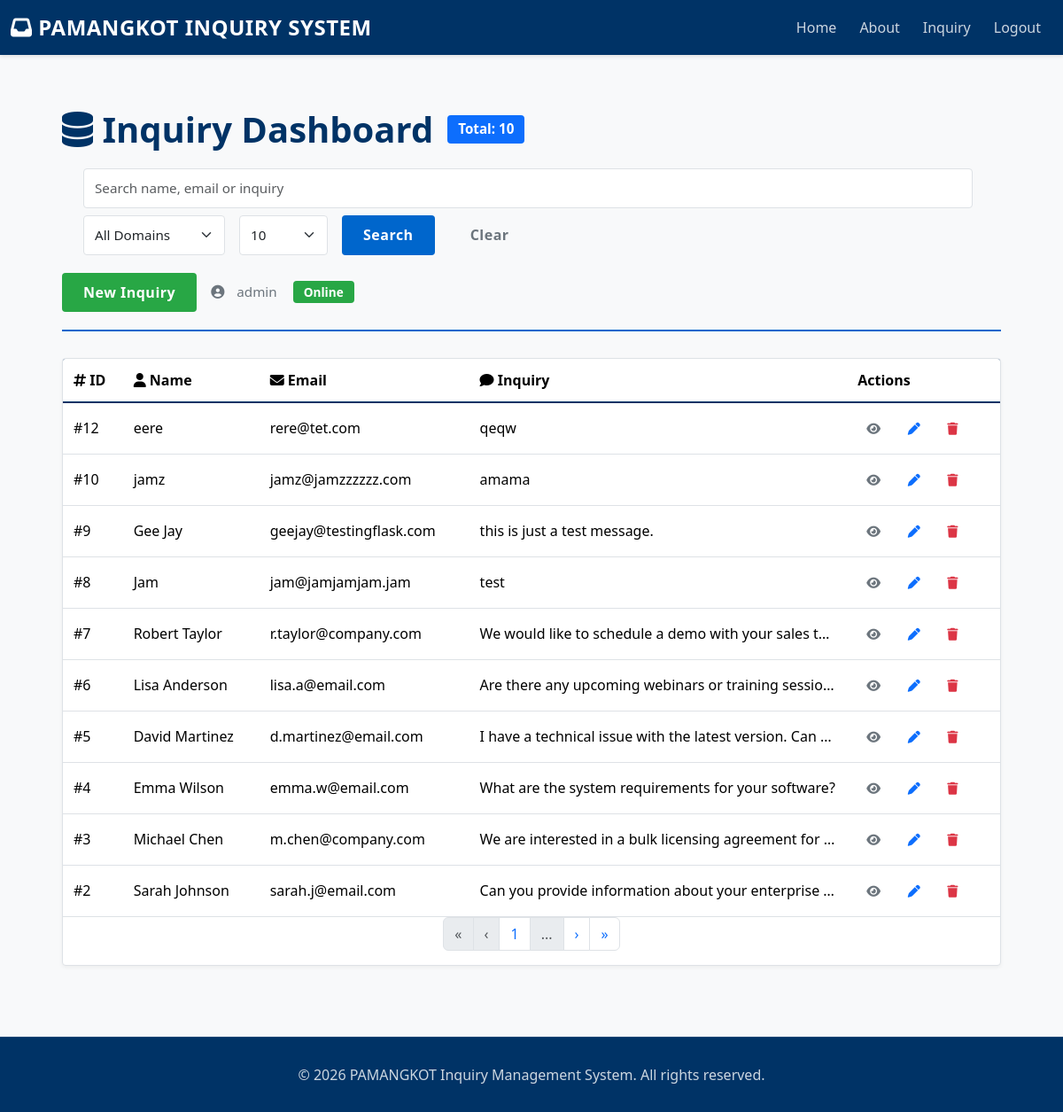
Screenshot of /display?q=&per_page=10&page=-1 (signed in) with the database file from the repository.
### tables this page shows
CREATE TABLE inquiry (id integer primary key autoincrement, name text, email text, inquiry text);

### capstone.py (the view)
@app.route('/display')
def display():
    if 'user_logged_in' not in session:
        flash('Please log in to access the dashboard', 'warning')
        return redirect(url_for('index'))
    initDB()
    page = request.args.get('page', 1, type=int)
    per_page = request.args.get('per_page', 10, type=int)
    q = request.args.get('q', None)
    data, total = getInquiriesFiltered(search=q, page=page, per_page=per_page)
    total_pages = (total + per_page - 1) // per_page if per_page else 1
    return render_template('dashboard.html', data=data, page=page, per_page=per_page, total=total, total_pages=total_pages, q=q)

### capstone.py (called while the page is built, shortened)
def initDB():
    connection = sqlite3.connect("database.db")
    _cursor = connection.cursor()
    _cursor.execute("CREATE TABLE IF NOT EXISTS inquiry (id integer primary key autoincrement, name text, email text, inquiry text)")
    _cursor.execute("CREATE TABLE IF NOT EXISTS users (id integer primary key autoincrement, username text unique, password text)")
    _cursor.close()
    connection.commit()
    connection.close()

def getInquiriesFiltered(search=None, page=None, per_page=None, email_domain=None):
    connection = sqlite3.connect("database.db")
    _cursor = connection.cursor()
    params = []
    where_clauses = []
    if search:
        where_clauses.append("(name LIKE ? OR email LIKE ? OR inquiry LIKE ?)")
        like = f"%{search}%"
        params.extend([like, like, like])
    where_clause = "WHERE " + " AND ".join(where_clauses) if where_clauses else ""
    count_query = f"SELECT COUNT(*) FROM inquiry {where_clause}"
    _cursor.execute(count_query, params)
    total = _cursor.fetchone()[0]
    offset = (page - 1) * per_page
    query = f"SELECT * FROM inquiry {where_clause} ORDER BY id DESC LIMIT ? OFFSET ?"
    params.extend([per_page, offset])
    _cursor.execute(query, params)
    data = _cursor.fetchall()
    _cursor.close()
    connection.close()
    return data, total

### templates/dashboard.html (shortened to what this page needs)
{% extends "base.html" %}
{% block content %}
<div class="dashboard-wrapper">
    <div class="dashboard-container">
        <div class="dashboard-header">
            <div class="d-flex align-items-center header-left">
                <h1 class="mb-0"><i class="fas fa-database"></i> Inquiry Dashboard</h1>
                <span class="badge bg-primary ms-3" style="font-size:0.95rem; padding:8px 12px;">Total: {{ data|count }}</span>
            </div>
            <div class="header-middle flex-grow-1 mx-4">
                    <form method="get" class="d-flex flex-wrap gap-2" action="{{ url_for('dashboard') }}" aria-label="Search and filter inquiries">
                        <input type="text" name="q" class="form-control me-2" placeholder="Search name, email or inquiry" value="{{ q or '' }}" aria-label="Search">
                        <select name="email_domain" class="form-select me-2" style="max-width:160px;" aria-label="Filter by email domain">
                            <option value="">All Domains</option>
                        </select>
                        <select name="per_page" class="form-select me-2" style="max-width:100px;" aria-label="Results per page">
                            <option value="10" {% if per_page == 10 %}selected{% endif %}>10</option>
                        </select>
                        <button class="btn btn-primary me-2" type="submit">Search</button>
                        <a class="btn btn-outline-secondary" href="{{ url_for('dashboard') }}">Clear</a>
                    </form>
            </div>
            <div class="d-flex align-items-center header-right">
                <a href="{{ url_for('inquiry') }}" class="btn btn-success me-3">New Inquiry</a>
                <div class="user-info">
                    <i class="fas fa-user-circle"></i>
                    <span class="ms-1">{{ session.get('username', 'User') }}</span>
                    <span class="badge badge-success ms-2">Online</span>
                </div>
            </div>
        </div>
        {% if data %}
        <div class="table-wrapper">
            <div class="table-responsive">
                <table class="table">
                    <thead>
                        <tr>
                            <th><i class="fas fa-hashtag"></i> ID</th>
                            <th><i class="fas fa-user"></i> Name</th>
                            <th><i class="fas fa-envelope"></i> Email</th>
                            <th><i class="fas fa-comment"></i> Inquiry</th>
                            <th>Actions</th>
                        </tr>
                    </thead>
                    <tbody>
                        {% for record in data %}
                        <tr>
                            <td class="align-middle">#{{ record[0] }}</td>
                            <td class="align-middle">{{ record[1] }}</td>
                            <td class="align-middle truncate" title="{{ record[2] }}">{{ record[2] }}</td>
                            <td class="align-middle truncate" title="{{ record[3] }}">{{ record[3] }}</td>
                            <td class="align-middle">
                                <div class="action-btns">
                                    <button type="button" class="btn btn-sm btn-outline-secondary" data-bs-toggle="modal" data-bs-target="#inquiryModal" data-id="{{ record[0] }}" data-name="{{ record[1] }}" data-email="{{ record[2] }}" data-inquiry="{{ record[3] }}">
                                        <i class="fas fa-eye"></i>
                                    </button>
                                    <a href="{{ url_for('edit_inquiry', inquiry_id=record[0]) }}" class="btn btn-sm btn-outline-primary"><i class="fas fa-pen"></i></a>
                                    <form method="post" action="{{ url_for('delete_inquiry', inquiry_id=record[0]) }}" style="display:inline-block;">
                                        <button type="submit" class="btn btn-sm btn-outline-danger" onclick="return confirm('Delete this inquiry?');"><i class="fas fa-trash"></i></button>
                                    </form>
                                </div>
                            </td>
                        </tr>
                        {% endfor %}
                    </tbody>
                </table>
            </div>
            {% if total_pages and total_pages > 1 %}
            <nav aria-label="Page navigation">
                    <ul class="pagination justify-content-center">
                        <li class="page-item {% if page <= 1 %}disabled{% endif %}">
                            <a class="page-link" href="?q={{ q or '' }}&per_page={{ per_page }}&page=1" tabindex="-1" aria-label="First">«</a>
                        </li>
                        <li class="page-item {% if page <= 1 %}disabled{% endif %}">
                            <a class="page-link" href="?q={{ q or '' }}&per_page={{ per_page }}&page={{ page-1 }}" tabindex="-1" aria-label="Previous">‹</a>
                        </li>
                        {% set start_page = page - 2 if page - 2 > 1 else 1 %}
                        {% set end_page = page + 2 if page + 2 < total_pages else total_pages %}
                        {% for p in range(start_page, end_page + 1) %}
                            <li class="page-item {% if p == page %}active{% endif %}"><a class="page-link" href="?q={{ q or '' }}&per_page={{ per_page }}&page={{ p }}">{{ p }}</a></li>
                        {% endfor %}
                        {% if end_page < total_pages %}
                            <li class="page-item disabled"><span class="page-link">...</span></li>
                        {% endif %}
                        <li class="page-item {% if page >= total_pages %}disabled{% endif %}">
                            <a class="page-link" href="?q={{ q or '' }}&per_page={{ per_page }}&page={{ page+1 }}" aria-label="Next">›</a>
                        </li>
                        <li class="page-item {% if page >= total_pages %}disabled{% endif %}">
                            <a class="page-link" href="?q={{ q or '' }}&per_page={{ per_page }}&page={{ total_pages }}" aria-label="Last">»</a>
                        </li>
                    </ul>
            </nav>
            {% endif %}
        </div>
        {% else %}
        <div class="empty-state">
            <i class="fas fa-inbox"></i>
            <h3>No Data Available</h3>
            <p>The inquiry database is currently empty.</p>
        </div>
        {% endif %}
    </div>
</div>
{% endblock %}

### templates/base.html (style rules this page uses)
* { margin: 0; padding: 0; box-sizing: border-box; }
:root { --primary-color: #003366; --secondary-color: #0066cc; --accent-color: #1a8cff; --light-bg: #f8f9fa; --card-bg: #ffffff; --border-color: #dee2e6; --text-primary: #212529; --text-secondary: #6c757d; --success-color: #28a745; --danger-color: #dc3545; }
body { background-color: var(--light-bg); color: var(--text-primary); font-family: 'Segoe UI', Tahoma, Geneva, Verdana, sans-serif; min-height: 100vh; display: flex; flex-direction: column; }
.form-control, .form-select, textarea { border: 1px solid var(--border-color); border-radius: 4px; padding: 10px 12px; font-size: 0.95rem; transition: all 0.3s ease; }
.btn { border-radius: 4px; font-weight: 600; padding: 10px 24px; border: none; transition: all 0.3s ease; text-transform: capitalize; letter-spacing: 0.5px; }
.btn-primary { background-color: var(--secondary-color); color: #ffffff; }
.btn-success { background-color: var(--success-color); color: #ffffff; }
.table { color: var(--text-primary); border-color: var(--border-color); }
.table thead { background-color: var(--primary-color); color: #ffffff; }
.table thead th { border-bottom: 2px solid var(--primary-color); font-weight: 600; padding: 12px; }
.table tbody tr { transition: all 0.3s ease; border-bottom: 1px solid var(--border-color); }
.table tbody td { padding: 12px; vertical-align: middle; }
h1, h2, h3, h4, h5, h6 { color: var(--primary-color); font-weight: 600; margin-bottom: 15px; }
h1 { font-size: 2.5rem; border-bottom: 3px solid var(--secondary-color); padding-bottom: 15px; }
.badge { padding: 6px 12px; border-radius: 4px; font-weight: 600; font-size: 0.85rem; }
.badge-success { background-color: var(--success-color); color: #ffffff; }

### templates/dashboard.html (style rules this page uses)
.dashboard-wrapper { width: 100%; padding: 40px 20px; }
.dashboard-container { max-width: 1200px; margin: 0 auto; }
.dashboard-header { display: flex; justify-content: space-between; align-items: center; margin-bottom: 30px; padding-bottom: 20px; border-bottom: 2px solid var(--secondary-color); flex-wrap: wrap; gap: 20px; }
.dashboard-header h1 { margin: 0; border-bottom: none; padding-bottom: 0; }
.user-info { display: flex; align-items: center; gap: 10px; color: var(--text-secondary); font-weight: 500; font-size: 0.95rem; }
.user-info .badge { background-color: var(--success-color); }
.table-wrapper { background: var(--card-bg); border: 1px solid var(--border-color); border-radius: 4px; box-shadow: 0 2px 4px rgba(0, 0, 0, 0.05); overflow: hidden; margin-bottom: 20px; }
.table-wrapper .table { margin-bottom: 0; }
.truncate { max-width: 380px; white-space: nowrap; overflow: hidden; text-overflow: ellipsis; }
.action-btns .btn { margin-right: 6px; padding: 6px 10px; }

### rows the page displays
inquiry: id "12", name "eere", email "rere@tet.com", inquiry "qeqw"
inquiry: id "10", name "jamz", email "jamz@jamzzzzzz.com", inquiry "amama"
inquiry: id "9", name "Gee Jay", email "geejay@testingflask.com", inquiry "this is just a test message."
inquiry: id "8", name "Jam", email "jam@jamjamjam.jam", inquiry "test"
inquiry: id "7", name "Robert Taylor", email "r.taylor@company.com", inquiry "We would like to schedule a demo with your sales t…"
inquiry: id "6", name "Lisa Anderson", email "lisa.a@email.com", inquiry "Are there any upcoming webinars or training sessio…"
inquiry: id "5", name "David Martinez", email "d.martinez@email.com", inquiry "I have a technical issue with the latest version. Can…"
inquiry: id "4", name "Emma Wilson", email "emma.w@email.com", inquiry "What are the system requirements for your software?"
inquiry: id "3", name "Michael Chen", email "m.chen@company.com", inquiry "We are interested in a bulk licensing agreement for…"
inquiry: id "2", name "Sarah Johnson", email "sarah.j@email.com", inquiry "Can you provide information about your enterprise…"

### other values shown
{{ data|count }} "10"
{{ session.get('username', 'User') }} "admin"
{{ p }} "1"
